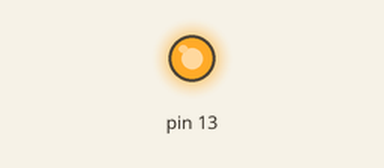
Recording of a sketch running on a simulated Arduino Uno, built with avr-gcc and run on an emulated ATmega328P. Shown: output pins drawn as LEDs (lit = HIGH).

Above: at 0.7 s.
At 5.2 s:
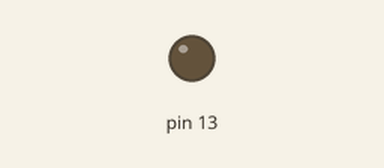
Timing chart, 0 to 6.9 s (numbered marks = the images above):
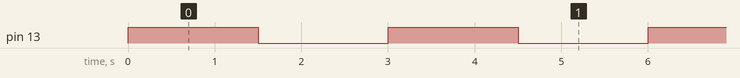

The sketch:

testLedcito.ino
```cpp
void setup() {
  // Inicializa el pin 13 como salida
  pinMode(13, OUTPUT);
}

void loop() {
  // Enciende el LED
  digitalWrite(13, HIGH);
  // Espera 1.5 segundos
  delay(1500);
  // Apaga el LED
  digitalWrite(13, LOW);
  // Espera 1.5 segundos
  delay(1500);
}
```

Measured:
- by itself, pin 13: alternates HIGH for 1.5 s and LOW for 1.5 s
